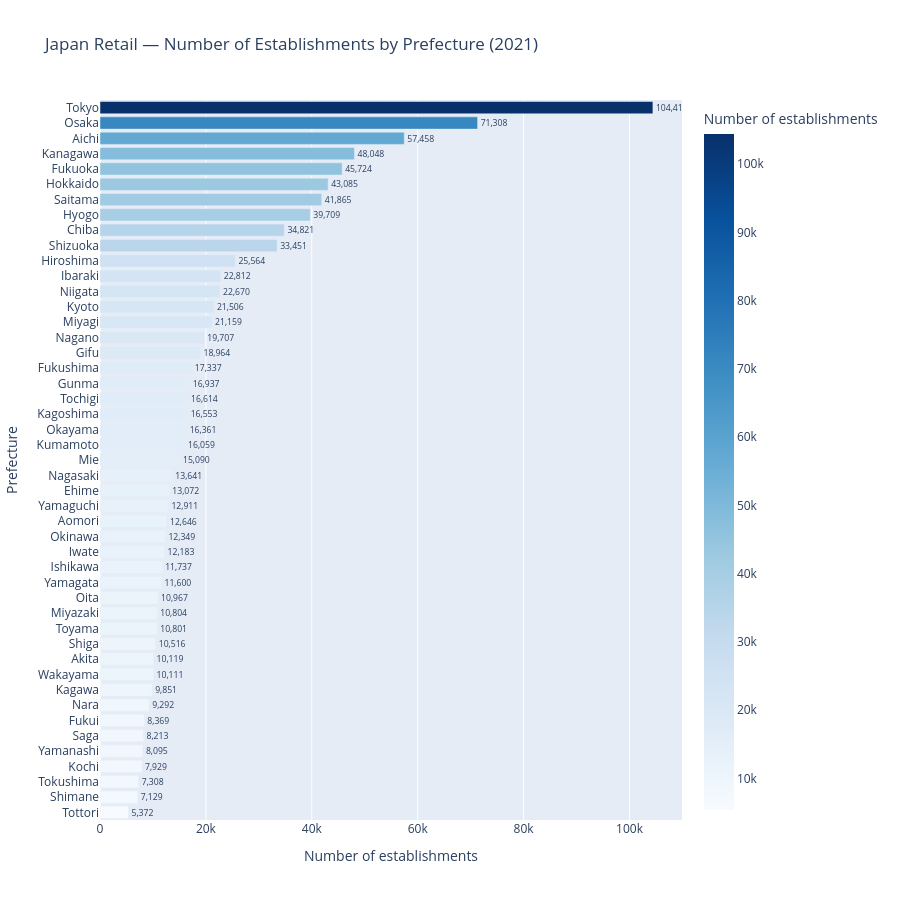

This figure's notebook cell:
### Code cell
# Total retail establishments per prefecture (industry I = all retail)
estab = pref_totals[
    (pref_totals["industry_code"] == "I") &
    (pref_totals["unit"] == "number of establishments")
].sort_values("value", ascending=True)

fig7 = px.bar(
    estab,
    x="value",
    y="pref_name",
    orientation="h",
    color="value",
    color_continuous_scale="Blues",
    text=estab["value"].apply(lambda x: f"{x:,.0f}"),
    title="Japan Retail — Number of Establishments by Prefecture (2021)",
    labels={"value":     "Number of establishments",
            "pref_name": "Prefecture"}
)
fig7.update_traces(textposition="outside")
fig7.update_layout(height=900, showlegend=False,
                   margin=dict(l=100, r=150))
fig7.show()

### Figure 1 — Plotly figure (JSON) as saved in the notebook; plotly's stock layout.template omitted (floating-point values rounded to 4 significant figures)
{"data": [{"hovertemplate": "Number of establishments=%{marker.color}<br>Prefecture=%{y}<br>text=%{text}<extra></extra>", "legendgroup": "", "marker": {"color": [5372.0, 7129.0, 7308.0, 7929.0, 8095.0, 8213.0, 8369.0, 9292.0, 9851.0, 10110.0, 10120.0, 10520.0, 10800.0, 10800.0, 10970.0, 11600.0, 11740.0, 12180.0, 12350.0, 12650.0, 12910.0, 13070.0, 13640.0, 15090.0, 16060.0, 16360.0, 16550.0, 16610.0, 16940.0, 17340.0, 18960.0, 19710.0, 21160.0, 21510.0, 22670.0, 22810.0, 25560.0, 33450.0, 34820.0, 39710.0, 41860.0, 43080.0, 45720.0, 48050.0, 57460.0, 71310.0, 104400.0], "coloraxis": "coloraxis", "pattern": {"shape": ""}}, "name": "", "orientation": "h", "showlegend": false, "text": ["5,372", "7,129", "7,308", "7,929", "8,095", "8,213", "8,369", "9,292", "9,851", "10,111", "10,119", "10,516", "10,801", "10,804", "10,967", "11,600", "11,737", "12,183", "12,349", "12,646", "12,911", "13,072", "13,641", "15,090", "16,059", "16,361", "16,553", "16,614", "16,937", "17,337", "18,964", "19,707", "21,159", "21,506", "22,670", "22,812", "25,564", "33,451", "34,821", "39,709", "41,865", "43,085", "45,724", "48,048", "57,458", "71,308", "104,413"], "textposition": "outside", "type": "bar", "x": [5372.0, 7129.0, 7308.0, 7929.0, 8095.0, 8213.0, 8369.0, 9292.0, 9851.0, 10110.0, 10120.0, 10520.0, 10800.0, 10800.0, 10970.0, 11600.0, 11740.0, 12180.0, 12350.0, 12650.0, 12910.0, 13070.0, 13640.0, 15090.0, 16060.0, 16360.0, 16550.0, 16610.0, 16940.0, 17340.0, 18960.0, 19710.0, 21160.0, 21510.0, 22670.0, 22810.0, 25560.0, 33450.0, 34820.0, 39710.0, 41860.0, 43080.0, 45720.0, 48050.0, 57460.0, 71310.0, 104400.0], "xaxis": "x", "y": ["Tottori", "Shimane", "Tokushima", "Kochi", "Yamanashi", "Saga", "Fukui", "Nara", "Kagawa", "Wakayama", "Akita", "Shiga", "Toyama", "Miyazaki", "Oita", "Yamagata", "Ishikawa", "Iwate", "Okinawa", "Aomori", "Yamaguchi", "Ehime", "Nagasaki", "Mie", "Kumamoto", "Okayama", "Kagoshima", "Tochigi", "Gunma", "Fukushima", "Gifu", "Nagano", "Miyagi", "Kyoto", "Niigata", "Ibaraki", "Hiroshima", "Shizuoka", "Chiba", "Hyogo", "Saitama", "Hokkaido", "Fukuoka", "Kanagawa", "Aichi", "Osaka", "Tokyo"], "yaxis": "y"}], "layout": {"barmode": "relative", "coloraxis": {"colorbar": {"title": {"text": "Number of establishments"}}, "colorscale": [[0, "rgb(247,251,255)"], [0.125, "rgb(222,235,247)"], [0.25, "rgb(198,219,239)"], [0.375, "rgb(158,202,225)"], [0.5, "rgb(107,174,214)"], [0.625, "rgb(66,146,198)"], [0.75, "rgb(33,113,181)"], [0.875, "rgb(8,81,156)"], [1, "rgb(8,48,107)"]]}, "height": 900, "legend": {"tracegroupgap": 0}, "margin": {"l": 100, "r": 150}, "showlegend": false, "title": {"text": "Japan Retail — Number of Establishments by Prefecture (2021)"}, "xaxis": {"anchor": "y", "domain": [0, 1], "title": {"text": "Number of establishments"}}, "yaxis": {"anchor": "x", "domain": [0, 1], "title": {"text": "Prefecture"}}}}
